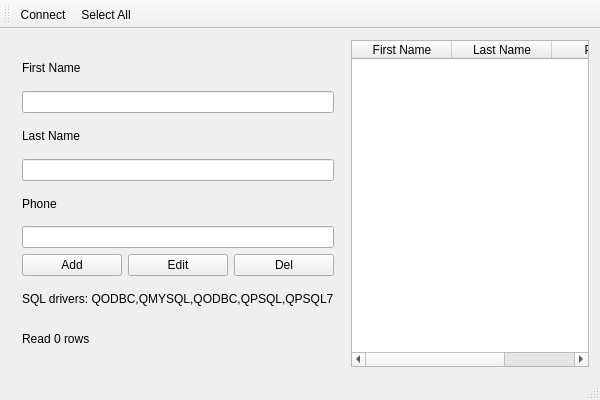
<?xml version="1.0" encoding="UTF-8"?>
<ui version="4.0">
 <class>MainWindow</class>
 <widget class="QMainWindow" name="MainWindow">
  <property name="geometry">
   <rect>
    <x>0</x>
    <y>0</y>
    <width>600</width>
    <height>400</height>
   </rect>
  </property>
  <property name="windowTitle">
   <string>MainWindow</string>
  </property>
  <widget class="QWidget" name="centralWidget">
   <layout class="QHBoxLayout" name="horizontalLayout">
    <item>
     <widget class="QWidget" name="leftPanel" native="true">
      <layout class="QVBoxLayout" name="verticalLayout">
       <item>
        <widget class="QLabel" name="labelFirstName">
         <property name="text">
          <string>First Name</string>
         </property>
        </widget>
       </item>
       <item>
        <widget class="QLineEdit" name="firstNameEdit"/>
       </item>
       <item>
        <widget class="QLabel" name="labelLastName">
         <property name="text">
          <string>Last Name</string>
         </property>
        </widget>
       </item>
       <item>
        <widget class="QLineEdit" name="lastNameEdit"/>
       </item>
       <item>
        <widget class="QLabel" name="labelPhone">
         <property name="text">
          <string>Phone</string>
         </property>
        </widget>
       </item>
       <item>
        <widget class="QLineEdit" name="phoneEdit"/>
       </item>
       <item>
        <layout class="QHBoxLayout" name="buttonLayout">
         <item>
          <widget class="QPushButton" name="btnAdd">
           <property name="text">
            <string>Add</string>
           </property>
          </widget>
         </item>
         <item>
          <widget class="QPushButton" name="btnEdit">
           <property name="text">
            <string>Edit</string>
           </property>
          </widget>
         </item>
         <item>
          <widget class="QPushButton" name="btnDel">
           <property name="text">
            <string>Del</string>
           </property>
          </widget>
         </item>
        </layout>
       </item>
       <item>
        <widget class="QLabel" name="labelSqlDrivers">
         <property name="text">
          <string>SQL drivers: QODBC,QMYSQL,QODBC,QPSQL,QPSQL7</string>
         </property>
        </widget>
       </item>
       <item>
        <widget class="QLabel" name="labelRows">
         <property name="text">
          <string>Read 0 rows</string>
         </property>
        </widget>
       </item>
      </layout>
     </widget>
    </item>
    <item>
     <widget class="QTableWidget" name="dataTable">
      <property name="columnCount">
       <number>3</number>
      </property>
      <column>
       <property name="text">
        <string>First Name</string>
       </property>
      </column>
      <column>
       <property name="text">
        <string>Last Name</string>
       </property>
      </column>
      <column>
       <property name="text">
        <string>Phone</string>
       </property>
      </column>
     </widget>
    </item>
   </layout>
  </widget>
  <widget class="QMenuBar" name="menuBar">
   <property name="geometry">
    <rect>
     <x>0</x>
     <y>0</y>
     <width>600</width>
     <height>26</height>
    </rect>
   </property>
  </widget>
  <widget class="QToolBar" name="mainToolBar">
   <attribute name="toolBarArea">
    <enum>TopToolBarArea</enum>
   </attribute>
   <attribute name="toolBarBreak">
    <bool>false</bool>
   </attribute>
   <addaction name="actionConnect"/>
   <addaction name="actionSelectAll"/>
  </widget>
  <widget class="QStatusBar" name="statusBar"/>
  <action name="actionConnect">
   <property name="text">
    <string>Connect</string>
   </property>
  </action>
  <action name="actionSelectAll">
   <property name="text">
    <string>Select All</string>
   </property>
  </action>
 </widget>
 <layoutdefault spacing="6" margin="11"/>
 <resources/>
 <connections/>
</ui>
